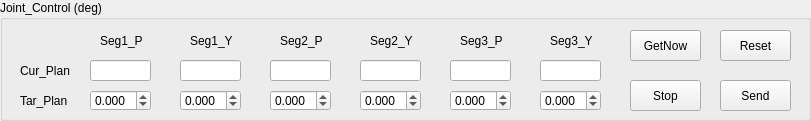
       <widget class="QGroupBox" name="groupBox">
        <property name="geometry">
         <rect>
          <x>10</x>
          <y>10</y>
          <width>811</width>
          <height>121</height>
         </rect>
        </property>
        <property name="title">
         <string>Joint_Control (deg)</string>
        </property>
        <widget class="QLabel" name="joint1">
         <property name="geometry">
          <rect>
           <x>100</x>
           <y>30</y>
           <width>51</width>
           <height>21</height>
          </rect>
         </property>
         <property name="text">
          <string>Seg1_P</string>
         </property>
        </widget>
        <widget class="QDoubleSpinBox" name="Tar_Plan_Seg1_P">
         <property name="geometry">
          <rect>
           <x>90</x>
           <y>90</y>
           <width>61</width>
           <height>21</height>
          </rect>
         </property>
         <property name="decimals">
          <number>3</number>
         </property>
         <property name="minimum">
          <double>-55.000000000000000</double>
         </property>
         <property name="maximum">
          <double>55.000000000000000</double>
         </property>
         <property name="singleStep">
          <double>0.500000000000000</double>
         </property>
         <property name="value">
          <double>0.000000000000000</double>
         </property>
        </widget>
        <widget class="QPushButton" name="resetJointPositionButton">
         <property name="geometry">
          <rect>
           <x>720</x>
           <y>30</y>
           <width>71</width>
           <height>31</height>
          </rect>
         </property>
         <property name="text">
          <string>Reset</string>
         </property>
        </widget>
        <widget class="QPushButton" name="stopJointPositionButton">
         <property name="geometry">
          <rect>
           <x>630</x>
           <y>80</y>
           <width>71</width>
           <height>31</height>
          </rect>
         </property>
         <property name="text">
          <string>Stop</string>
         </property>
        </widget>
        <widget class="QPushButton" name="setJointPositionButton">
         <property name="geometry">
          <rect>
           <x>720</x>
           <y>80</y>
           <width>71</width>
           <height>31</height>
          </rect>
         </property>
         <property name="text">
          <string>Send</string>
         </property>
        </widget>
        <widget class="QPushButton" name="getnowJointPositionButton">
         <property name="geometry">
          <rect>
           <x>630</x>
           <y>30</y>
           <width>71</width>
           <height>31</height>
          </rect>
         </property>
         <property name="text">
          <string>GetNow</string>
         </property>
        </widget>
        <widget class="QLineEdit" name="joint1_plan_state">
         <property name="geometry">
          <rect>
           <x>90</x>
           <y>60</y>
           <width>61</width>
           <height>21</height>
          </rect>
         </property>
        </widget>
        <widget class="QLabel" name="joint1_2">
         <property name="geometry">
          <rect>
           <x>20</x>
           <y>60</y>
           <width>67</width>
           <height>21</height>
          </rect>
         </property>
         <property name="text">
          <string>Cur_Plan</string>
         </property>
        </widget>
        <widget class="QLabel" name="joint1_4">
         <property name="geometry">
          <rect>
           <x>20</x>
           <y>90</y>
           <width>67</width>
           <height>21</height>
          </rect>
         </property>
         <property name="text">
          <string>Tar_Plan</string>
         </property>
        </widget>
        <widget class="QLabel" name="joint1_3">
         <property name="geometry">
          <rect>
           <x>190</x>
           <y>30</y>
           <width>51</width>
           <height>21</height>
          </rect>
         </property>
         <property name="text">
          <string>Seg1_Y</string>
         </property>
        </widget>
        <widget class="QDoubleSpinBox" name="Tar_Plan_Seg1_Y">
         <property name="geometry">
          <rect>
           <x>180</x>
           <y>90</y>
           <width>61</width>
           <height>21</height>
          </rect>
         </property>
         <property name="decimals">
          <number>3</number>
         </property>
         <property name="minimum">
          <double>-55.000000000000000</double>
         </property>
         <property name="maximum">
          <double>55.000000000000000</double>
         </property>
         <property name="singleStep">
          <double>0.500000000000000</double>
         </property>
         <property name="value">
          <double>0.000000000000000</double>
         </property>
        </widget>
        <widget class="QLineEdit" name="joint2_plan_state">
         <property name="geometry">
          <rect>
           <x>180</x>
           <y>60</y>
           <width>61</width>
           <height>21</height>
          </rect>
         </property>
        </widget>
        <widget class="QLabel" name="joint1_5">
         <property name="geometry">
          <rect>
           <x>280</x>
           <y>30</y>
           <width>61</width>
           <height>21</height>
          </rect>
         </property>
         <property name="text">
          <string>Seg2_P</string>
         </property>
        </widget>
        <widget class="QDoubleSpinBox" name="Tar_Plan_Seg2_P">
         <property name="geometry">
          <rect>
           <x>270</x>
           <y>90</y>
           <width>61</width>
           <height>21</height>
          </rect>
         </property>
         <property name="decimals">
          <number>3</number>
         </property>
         <property name="minimum">
          <double>-55.000000000000000</double>
         </property>
         <property name="maximum">
          <double>55.000000000000000</double>
         </property>
         <property name="singleStep">
          <double>0.500000000000000</double>
         </property>
         <property name="value">
          <double>0.000000000000000</double>
         </property>
        </widget>
        <widget class="QLineEdit" name="joint3_plan_state">
         <property name="geometry">
          <rect>
           <x>270</x>
           <y>60</y>
           <width>61</width>
           <height>21</height>
          </rect>
         </property>
        </widget>
        <widget class="QLabel" name="joint1_6">
         <property name="geometry">
          <rect>
           <x>370</x>
           <y>30</y>
           <width>51</width>
           <height>21</height>
          </rect>
         </property>
         <property name="text">
          <string>Seg2_Y</string>
         </property>
        </widget>
        <widget class="QDoubleSpinBox" name="Tar_Plan_Seg2_Y">
         <property name="geometry">
          <rect>
           <x>360</x>
           <y>90</y>
           <width>61</width>
           <height>21</height>
          </rect>
         </property>
         <property name="decimals">
          <number>3</number>
         </property>
         <property name="minimum">
          <double>-55.000000000000000</double>
         </property>
         <property name="maximum">
          <double>55.000000000000000</double>
         </property>
         <property name="singleStep">
          <double>0.500000000000000</double>
         </property>
         <property name="value">
          <double>0.000000000000000</double>
         </property>
        </widget>
        <widget class="QLineEdit" name="joint4_plan_state">
         <property name="geometry">
          <rect>
           <x>360</x>
           <y>60</y>
           <width>61</width>
           <height>21</height>
          </rect>
         </property>
        </widget>
        <widget class="QLabel" name="joint1_7">
         <property name="geometry">
          <rect>
           <x>460</x>
           <y>30</y>
           <width>51</width>
           <height>21</height>
          </rect>
         </property>
         <property name="text">
          <string>Seg3_P</string>
         </property>
        </widget>
        <widget class="QDoubleSpinBox" name="Tar_Plan_Seg3_P">
         <property name="geometry">
          <rect>
           <x>450</x>
           <y>90</y>
           <width>61</width>
           <height>21</height>
          </rect>
         </property>
         <property name="decimals">
          <number>3</number>
         </property>
         <property name="minimum">
          <double>-55.000000000000000</double>
         </property>
         <property name="maximum">
          <double>55.000000000000000</double>
         </property>
         <property name="singleStep">
          <double>0.500000000000000</double>
         </property>
         <property name="value">
          <double>0.000000000000000</double>
         </property>
        </widget>
        <widget class="QLineEdit" name="joint5_plan_state">
         <property name="geometry">
          <rect>
           <x>450</x>
           <y>60</y>
           <width>61</width>
           <height>21</height>
          </rect>
         </property>
        </widget>
        <widget class="QLabel" name="joint1_8">
         <property name="geometry">
          <rect>
           <x>550</x>
           <y>30</y>
           <width>51</width>
           <height>21</height>
          </rect>
         </property>
         <property name="text">
          <string>Seg3_Y</string>
         </property>
        </widget>
        <widget class="QDoubleSpinBox" name="Tar_Plan_Seg3_Y">
         <property name="geometry">
          <rect>
           <x>540</x>
           <y>90</y>
           <width>61</width>
           <height>21</height>
          </rect>
         </property>
         <property name="decimals">
          <number>3</number>
         </property>
         <property name="minimum">
          <double>-55.000000000000000</double>
         </property>
         <property name="maximum">
          <double>55.000000000000000</double>
         </property>
         <property name="singleStep">
          <double>0.500000000000000</double>
         </property>
         <property name="value">
          <double>0.000000000000000</double>
         </property>
        </widget>
        <widget class="QLineEdit" name="joint6_plan_state">
         <property name="geometry">
          <rect>
           <x>540</x>
           <y>60</y>
           <width>61</width>
           <height>21</height>
          </rect>
         </property>
        </widget>
        <zorder>setJointPositionButton</zorder>
        <zorder>joint1</zorder>
        <zorder>Tar_Plan_Seg1_P</zorder>
        <zorder>resetJointPositionButton</zorder>
        <zorder>stopJointPositionButton</zorder>
        <zorder>getnowJointPositionButton</zorder>
        <zorder>joint1_plan_state</zorder>
        <zorder>joint1_2</zorder>
        <zorder>joint1_4</zorder>
        <zorder>joint1_3</zorder>
        <zorder>Tar_Plan_Seg1_Y</zorder>
        <zorder>joint2_plan_state</zorder>
        <zorder>joint1_5</zorder>
        <zorder>Tar_Plan_Seg2_P</zorder>
        <zorder>joint3_plan_state</zorder>
        <zorder>joint1_6</zorder>
        <zorder>Tar_Plan_Seg2_Y</zorder>
        <zorder>joint4_plan_state</zorder>
        <zorder>joint1_7</zorder>
        <zorder>Tar_Plan_Seg3_P</zorder>
        <zorder>joint5_plan_state</zorder>
        <zorder>joint1_8</zorder>
        <zorder>Tar_Plan_Seg3_Y</zorder>
        <zorder>joint6_plan_state</zorder>
       </widget>
